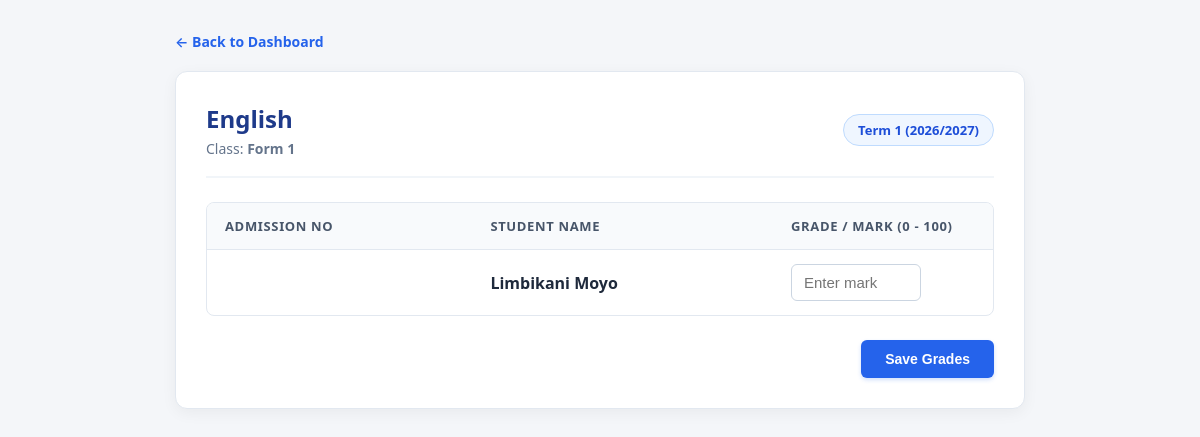
/teacher/grade_entry/2/2/ (signed in), run on the app's committed database.
### portal/models.py (models this page shows, shortened)
class Subject(models.Model):
    subject_name = models.CharField(max_length=100, unique=True)

class SchoolClass(models.Model):
    class_name = models.CharField(max_length=50, unique=True)

class AcademicConfiguration(models.Model):
    TERM_CHOICES = [
        (1, 'Term 1'),
        (2, 'Term 2'),
        (3, 'Term 3'),
    ]
    current_term = models.IntegerField(choices=TERM_CHOICES)
    academic_year = models.CharField(max_length=9, default='2025/2026')
    is_active = models.BooleanField(default=False)

class Student(models.Model):
    admission_no = models.CharField(max_length=50, unique=True)
    first_name = models.CharField(max_length=50)
    last_name = models.CharField(max_length=50)
    school_class = models.ForeignKey(SchoolClass, on_delete=models.SET_NULL, null=True)
    is_graduated = models.BooleanField(default=True)

### portal/views.py (the view, shortened to what this page needs)
# urls.py: path('grade_entry/<int:class_id>/<int:subject_id>/', views.grade_entry, name='grade_entry'),
@login_required(login_url='login')
def grade_entry(request, class_id, subject_id):
    school_class = get_object_or_404(SchoolClass, id=class_id)
    subject = get_object_or_404(Subject, id=subject_id)
    student_id = request.GET.get('student_id')
    config = AcademicConfiguration.objects.first()
    if student_id:
        students = Student.objects.filter(id=student_id, school_class=school_class)
    else:
        students = Student.objects.filter(school_class=school_class)
    storage = messages.get_messages(request)
    storage.used = True
    if config:
        grades = Grade.objects.filter(
            subject=subject,
            term=config.current_term,
            academic_year=config.academic_year,
            student__in=students
        )
        grade_map = {g.student_id: (g.marks, g.is_authorized) for g in grades}
        for student in students:
            info = grade_map.get(student.id, ('', False))
            student.current_grade = info[0]
            student.is_locked = info[1]
    context = {
        'school_class': school_class,
        'subject': subject,
        'students': students,
        'config': config
    }
    return render(request, 'portal/grade_entry.html', context)

### portal/templates/portal/grade_entry.html (shortened to what this page needs)
<!DOCTYPE html>
<html lang="en">
<head>
</head>
<body>
<div class="container">
    <a href="/teacher/dashboard/?class_id={{ school_class.id }}&subject_id={{ subject.id }}" class="back-link">&larr; Back to Dashboard</a>
    <div class="card">
        <div class="header">
            <div>
                <h2 class="header-title">{{ subject.subject_name }}</h2>
                <p class="header-subtitle">Class: <strong>{{ school_class.class_name }}</strong></p>
            </div>
            {% if config %}
                <div class="badge-term">
                    Term {{ config.current_term }} ({{ config.academic_year }})
                </div>
            {% endif %}
        </div>
        <form method="POST">
            <table class="table">
                <thead>
                    <tr>
                        <th>Admission No</th>
                        <th>Student Name</th>
                        <th style="width: 220px;">Grade / Mark (0 - 100)</th>
                    </tr>
                </thead>
                <tbody>
                    {% for student in students %}
                    <tr>
                        <td>{{ student.admission_number }}</td>
                        <td><strong>{{ student.first_name }} {{ student.last_name }}</strong></td>
                        <td>
                            {% if student.is_locked %}
                                <input type="number" value="{{ student.current_grade|default:'' }}" disabled>
                                <span class="badge-locked">Grade Locked</span>
                            {% else %}
                                <input type="number"
                                       step="1"
                                       min="0"
                                       max="100"
                                       name="grade_for_student_{{ student.id }}"
                                       value="{{ student.current_grade|default:'' }}"
                                       placeholder="Enter mark">
                            {% endif %}
                        </td>
                    </tr>
                    {% empty %}
                    <tr>
                        <td colspan="3" style="text-align: center; color: #64748b;">No students found for this class.</td>
                    </tr>
                    {% endfor %}
                </tbody>
            </table>
            {% if students %}
                <div class="actions-bar">
                    <button type="submit" class="btn-save">Save Grades</button>
                </div>
            {% endif %}
        </form>
    </div>
</div>
</body>
</html>

### portal/templates/portal/grade_entry.html (style rules this page uses)
* { box-sizing: border-box; }
body { font-family: 'Segoe UI', system-ui, -apple-system, BlinkMacSystemFont, Roboto, sans-serif; background-color: #f4f6f9; color: #1e293b; margin: 0; padding: 30px 20px; }
.container { max-width: 850px; margin: 0 auto; }
.back-link { display: inline-flex; align-items: center; gap: 6px; margin-bottom: 20px; color: #2563eb; text-decoration: none; font-weight: 600; font-size: 14px; transition: color 0.2s ease; }
.card { background: #ffffff; padding: 30px; border-radius: 12px; box-shadow: 0 4px 15px rgba(0, 0, 0, 0.05); border: 1px solid #e2e8f0; }
.header { display: flex; justify-content: space-between; align-items: center; border-bottom: 2px solid #f1f5f9; padding-bottom: 18px; margin-bottom: 24px; }
.header-title { margin: 0; font-size: 24px; color: #1e3a8a; font-weight: 700; }
.header-subtitle { margin: 4px 0 0 0; color: #64748b; font-size: 14px; }
.badge-term { background-color: #eff6ff; color: #1d4ed8; border: 1px solid #bfdbfe; padding: 6px 14px; border-radius: 20px; font-size: 13px; font-weight: 600; }
.table { width: 100%; border-collapse: separate; border-spacing: 0; margin-bottom: 24px; border: 1px solid #e2e8f0; border-radius: 8px; overflow: hidden; }
.table th, .table td { padding: 14px 18px; text-align: left; border-bottom: 1px solid #e2e8f0; vertical-align: middle; }
.table th { background-color: #f8fafc; color: #475569; font-weight: 600; font-size: 13px; text-transform: uppercase; letter-spacing: 0.05em; }
.table tbody tr:last-child td { border-bottom: none; }
input[type="number"] { padding: 9px 12px; border: 1px solid #cbd5e1; border-radius: 6px; width: 130px; font-size: 15px; font-weight: 500; color: #0f172a; transition: all 0.2s ease; }
.btn-save { background-color: #2563eb; color: #ffffff; border: none; padding: 11px 24px; border-radius: 6px; font-size: 14px; cursor: pointer; font-weight: 600; display: inline-block; transition: background-color 0.2s ease, transform 0.1s ease; box-shadow: 0 2px 4px rgba(37, 99, 235, 0.2); }
.actions-bar { display: flex; justify-content: flex-end; }

### data on the page
Subject: subject_name "English"
SchoolClass: class_name "Form 1"
AcademicConfiguration: current_term "1", academic_year "2026/2027"
Student: first_name "Limbikani", last_name "Moyo"
